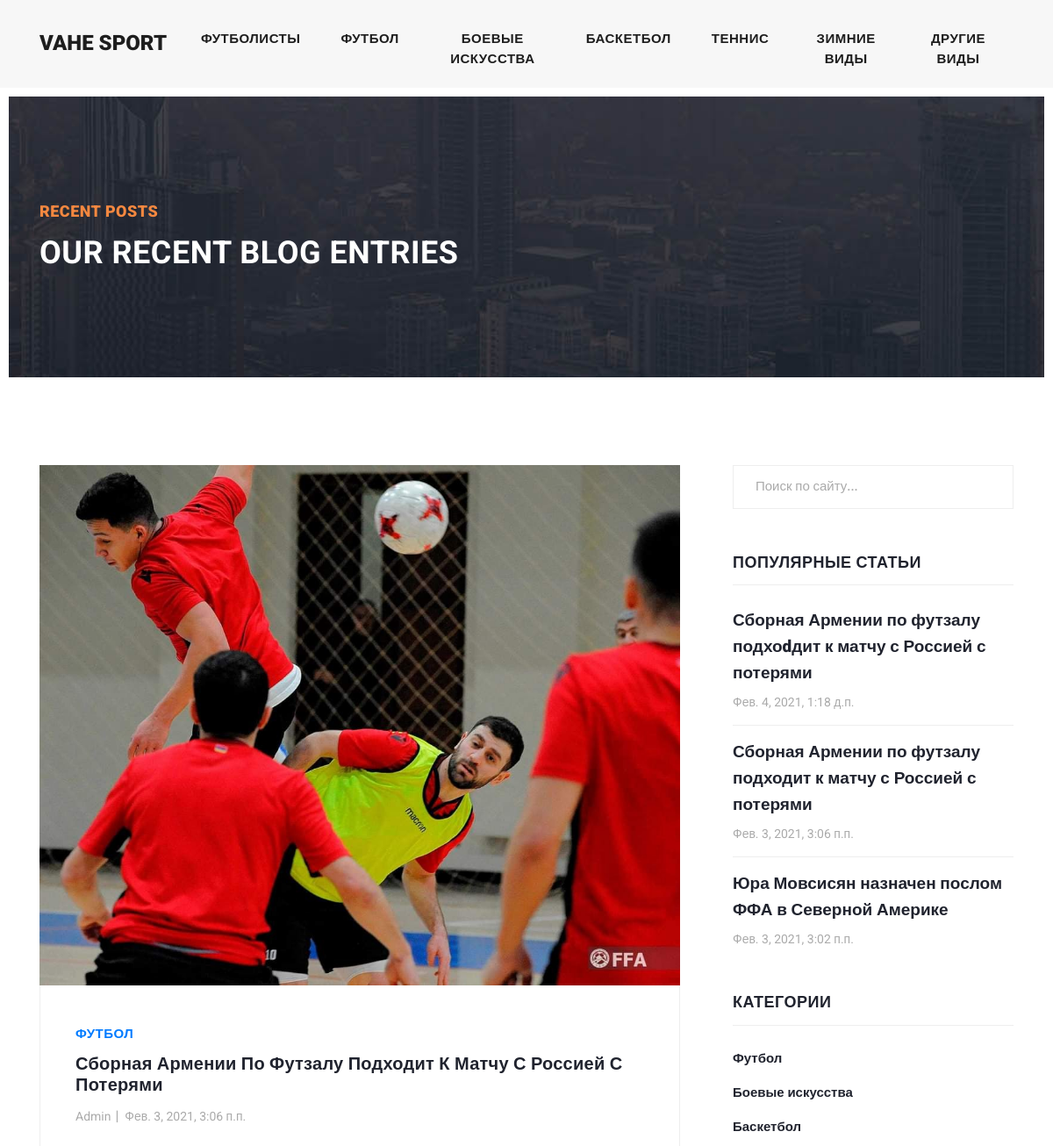
The app's page /post/sbornaya-armenii-po-futzalu-podhodit-k-matchu-s-rossiej-s-poteryami/ (upper part), older data.
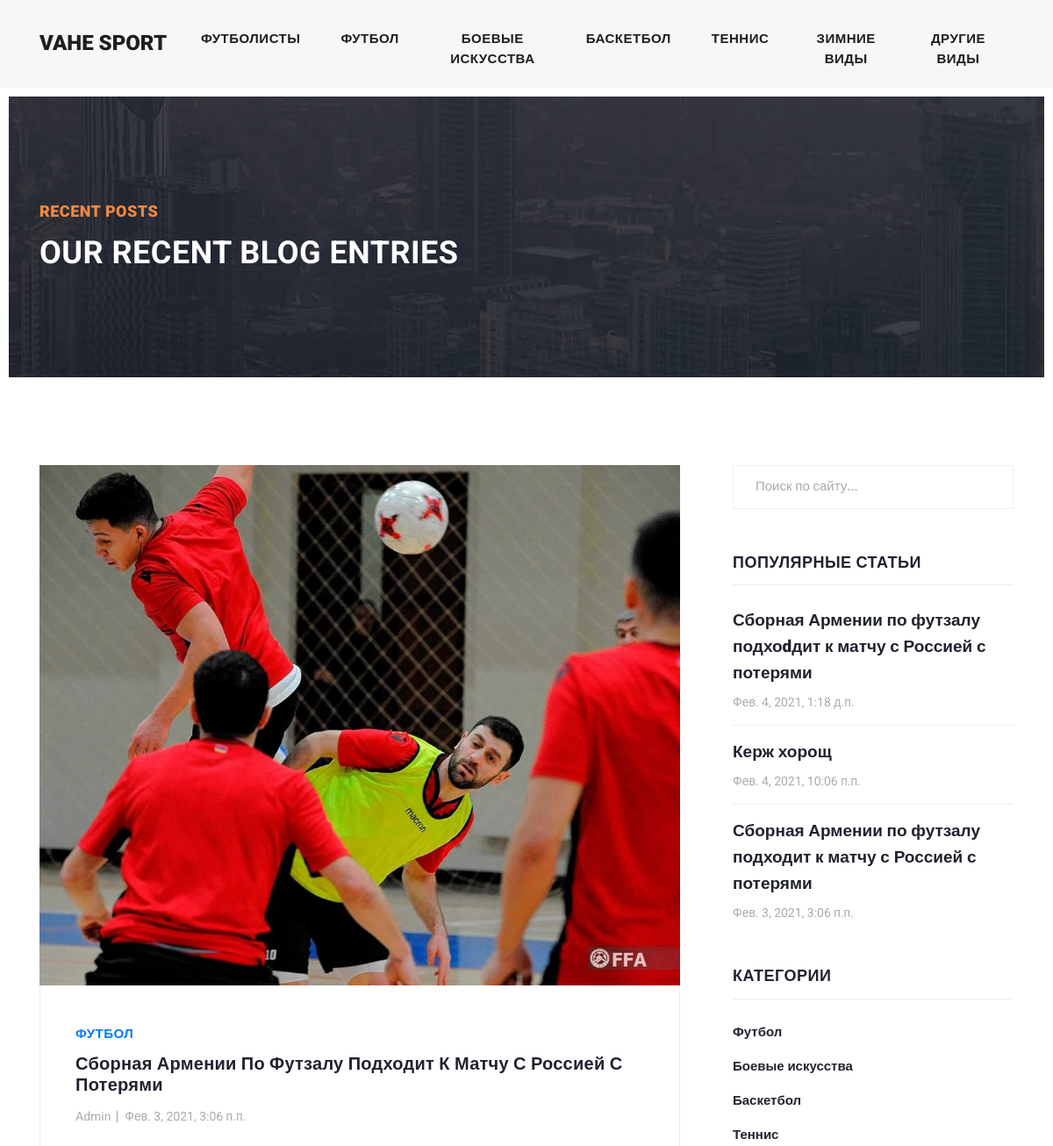
The same page, newer data.
### blog/models.py (models this page shows, shortened)
class Category(models.Model):
    title = models.CharField(max_length=255)
    slug = models.SlugField(max_length=255, verbose_name='url', unique=True)
    def __str__(self):
        return self.title
    def get_absolute_url(self):
        return reverse('category', kwargs={"slug": self.slug})
    class Meta:
        ordering = ['id']
        verbose_name = 'Категория'
        verbose_name_plural = 'Категории'

class Post(models.Model):
    title = models.CharField(max_length=255, verbose_name='Заголовок')
    slug = models.SlugField(max_length=255, verbose_name='url', unique=True)
    author = models.CharField(max_length=100, verbose_name='Автор')
    content = models.TextField(blank=True)
    created_at = models.DateTimeField(auto_now_add=True, verbose_name='Опубликовано')
    photo = models.ImageField(upload_to = 'photos/%Y/%m%d', blank=True, verbose_name='Фото')
    views = models.IntegerField(default=0, verbose_name='Количество просмотров')
    category = models.ForeignKey(Category, on_delete=models.PROTECT,
                                                        related_name='posts', verbose_name='Категория')
    tags = models.ManyToManyField(Tag, blank = True, related_name='posts', verbose_name='Теги')
    video = EmbedVideoField(default='')
    def get_absolute_url(self):
        return reverse('post', kwargs={"slug": self.slug})
    class Meta:
            ordering = ['-created_at']
            verbose_name = 'Новость'
            verbose_name_plural = 'Новости'

### blog/views.py (the view)
# urls.py: path('post/<str:slug>/', GetPost.as_view(), name='post'),
class GetPost(DetailView):
    model = Post
    template_name = 'blog/single.html'
    context_object_name = 'post'
    def get_context_data(self,*,object_list=None, **kwargs):
        context = super().get_context_data(**kwargs)
        self.object.views = F('views') + 1
        self.object.save()
        self.object.refresh_from_db()
        return context

### blog/models.py (called while the page is built)
    def get_absolute_url(self):
        return reverse('tag', kwargs={"slug": self.slug})

### blog/templatetags/menu.py (called while the page is built)
@register.inclusion_tag('blog/menu_tpl.html')
def show_menu(menu_class='menu'):
    categories = Category.objects.all()
    return {'categories':categories, 'menu_class':menu_class}

@register.inclusion_tag('blog/sidebar_menu.html')
def show_menu_sidebar(menu_class='menu'):
    categories = Category.objects.all()
    return {'categories':categories, 'menu_class':menu_class}

### blog/templatetags/sidebar.py (called while the page is built)
@register.inclusion_tag('blog/popular_posts.html')
def get_popular(cnt=3):
    posts = Post.objects.order_by('-views')[:cnt]
    return {'posts': posts}

@register.inclusion_tag('blog/tags.html')
def get_tags():
    tags = Tag.objects.all()
    return {'tags':tags}

### blog/templates/blog/single.html (shortened to what this page needs)
{% extends 'base.html' %}
{% load static %}
{% load embed_video_tags %}
{% block content %}
<div class="heading-page header-text">
  <section class="page-heading">
    <div class="container">
      <div class="row">
        <div class="col-lg-12">
          <div class="text-content">
            <h4>Recent Posts</h4>
            <h2>Our Recent Blog Entries</h2>
          </div>
        </div>
      </div>
    </div>
  </section>
</div>
<section class="blog-posts grid-system">
  <div class="container">
    <div class="row">
      <div class="col-lg-8">
        <div class="all-blog-posts">
          <div class="row">
            <div class="col-lg-12">
              <div class="blog-post">
                <div class="blog-thumb">
                  <img src="{{ post.photo.url }}" alt="{{post.title}}">
                </div>
                <div class="down-content">
                  <span><a href="{{post.category.get_absolute_url}}">{{post.category}}</a></span>
                  <h4>{{post.title}}</h4>
                  <ul class="post-info">
                    <li><a href="#">{{post.author}}</a></li>
                    <li><a href="#">{{post.created_at}}</a></li>
                  </ul>
            </div>
          </div>
        </div>
      </div>
    </div>
  </div>
  {% include 'inc/_sidebar.html' %}
</div>
</div>
{% endblock %}

### blog/templates/blog/menu_tpl.html
<div class="collapse navbar-collapse {{ menu_class }} " id="navbarResponsive">
    <ul class="navbar-nav ml-auto">
      <li class="nav-item">
        <a class="nav-link" href="{% url 'players' %}">футболисты</a>
      </li>
        {% for i in categories %}
        <li class="nav-item">
          <a class="nav-link" href="{{ i.get_absolute_url }}">{{ i.title }}</a>
        </li>
        {% endfor %}
    </ul>
</div>

### blog/templates/blog/popular_posts.html
<div class="sidebar-item recent-posts">
  <div class="sidebar-heading">
    <h2>Популярные статьи</h2>
  </div>
  <div class="content">
    <ul>
      {% for post in posts %}
      <li><a href="{{ post.get_absolute_url }}">
        <h5>{{post.title}}</h5>
        <span>{{post.created_at}}</span>
      </a></li>
      {% endfor %}
    </ul>
  </div>
</div>
</div>

### blog/templates/blog/sidebar_menu.html
<div class="content">
  <ul>
    {% for cat in categories %}
    <li><a href="{{ cat.get_absolute_url }}">{{ cat.title }}</a></li>
    {% endfor %}
  </ul>
</div>

Row changes from the older to the newer data that the page shows:
no longer on this page (row unchanged): Post: title "Юра Мовсисян назначен послом ФФА в Северной Америке", created_at "Фев. 3, 2021, 3:02 п.п."
now on one of the page's lists (row unchanged): Category: title "Теннис"
now on this page (row edited): Post: title "Керж хорощ", created_at "Фев. 4, 2021, 10:06 п.п."
